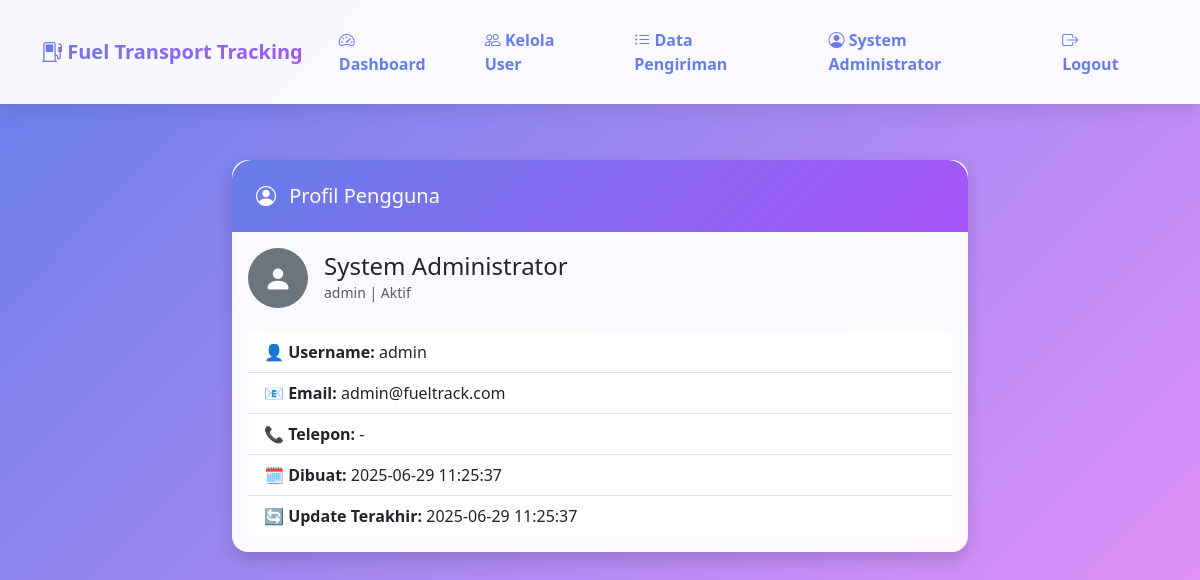
The app's page /profile.php (signed in) with its own data.
### tables this page shows
CREATE TABLE users (
    id INT PRIMARY KEY AUTO_INCREMENT,
    username VARCHAR(50) UNIQUE NOT NULL,
    password VARCHAR(255) NOT NULL,
    role ENUM('admin', 'pengawas_transportir', 'pengawas_lapangan', 'driver', 'pengawas_depo', 'fuelman', 'gl_pama') NOT NULL,
    full_name VARCHAR(100) NOT NULL,
    email VARCHAR(100),
    phone VARCHAR(20),
    is_active BOOLEAN DEFAULT TRUE,
    created_at TIMESTAMP DEFAULT CURRENT_TIMESTAMP,
    updated_at TIMESTAMP DEFAULT CURRENT_TIMESTAMP ON UPDATE CURRENT_TIMESTAMP
);

### profile.php (the view, shortened to what this page needs)
<?php
require_once __DIR__ . '/config/db.php';
$username = $_SESSION['username'] ?? '';
$user = null;
if ($username) {
    $stmt = $pdo->prepare("SELECT * FROM users WHERE username = ?");
    $stmt->execute([$username]);
    $user = $stmt->fetch(PDO::FETCH_ASSOC);
}
include __DIR__ . '/includes/header.php';
?>
<div class="container py-4">
    <div class="row justify-content-center">
        <div class="col-md-8">
            <div class="card shadow rounded-4 border-0">
                <div class="card-header bg-primary text-white rounded-top-4">
                    <h5 class="mb-0">
                        <i class="bi bi-person-circle me-2"></i> Profil Pengguna
                    </h5>
                </div>
                <div class="card-body">
                    <?php if ($user): ?>
                        <div class="d-flex align-items-center mb-4">
                            <div class="bg-secondary text-white rounded-circle d-flex justify-content-center align-items-center" style="width: 60px; height: 60px;">
                                <i class="bi bi-person-fill fs-3"></i>
                            </div>
                            <div class="ms-3">
                                <h4 class="mb-0"><?= htmlspecialchars($user['full_name']) ?></h4>
                                <small class="text-muted"><?= htmlspecialchars($user['role']) ?> | <?= $user['is_active'] ? 'Aktif' : 'Nonaktif' ?></small>
                            </div>
                        </div>
                        <ul class="list-group list-group-flush">
                            <li class="list-group-item">
                                <strong>👤 Username:</strong> <?= htmlspecialchars($user['username']) ?>
                            </li>
                            <li class="list-group-item">
                                <strong>📧 Email:</strong> <?= htmlspecialchars($user['email'] ?? '-') ?>
                            </li>
                            <li class="list-group-item">
                                <strong>📞 Telepon:</strong> <?= htmlspecialchars($user['phone'] ?? '-') ?>
                            </li>
                            <li class="list-group-item">
                                <strong>🗓️ Dibuat:</strong> <?= htmlspecialchars($user['created_at']) ?>
                            </li>
                            <li class="list-group-item">
                                <strong>🔄 Update Terakhir:</strong> <?= htmlspecialchars($user['updated_at']) ?>
                            </li>
                        </ul>
                    <?php else: ?>
                        <div class="alert alert-danger mt-3">Data pengguna tidak ditemukan.</div>
                    <?php endif; ?>
                </div>
            </div>
        </div>
    </div>
</div>
<?php include __DIR__ . '/includes/footer.php'; ?>

### includes/header.php (style rules this page uses)
:root { --primary-color: #667eea; --secondary-color: #f093fb; --success-color: #4ade80; --danger-color: #f87171; --warning-color: #fbbf24; --info-color: #60a5fa; --purple-color: #a855f7; --teal-color: #14b8a6; }
body { background: linear-gradient(135deg, var(--primary-color) 0%, var(--secondary-color) 100%); min-height: 100vh; font-family: 'Segoe UI', Tahoma, Geneva, Verdana, sans-serif; font-size: 16px; }
.card { border: none; border-radius: 20px; box-shadow: 0 10px 30px rgba(0, 0, 0, 0.1); backdrop-filter: blur(10px); background: rgba(255, 255, 255, 0.95); margin-bottom: 1.5rem; }
.card-header { background: linear-gradient(135deg, var(--primary-color), var(--purple-color)); color: white; border-radius: 20px 20px 0 0 !important; padding: 1.5rem; border: none; }

### records on screen
users: full_name "System Administrator", role "admin", username "admin", email "admin@fueltrack.com", phone "-", created_at "2025-06-29 11:25:37", updated_at "2025-06-29 11:25:37"

### other values on screen
$_SESSION['full_name'] "System Administrator"
